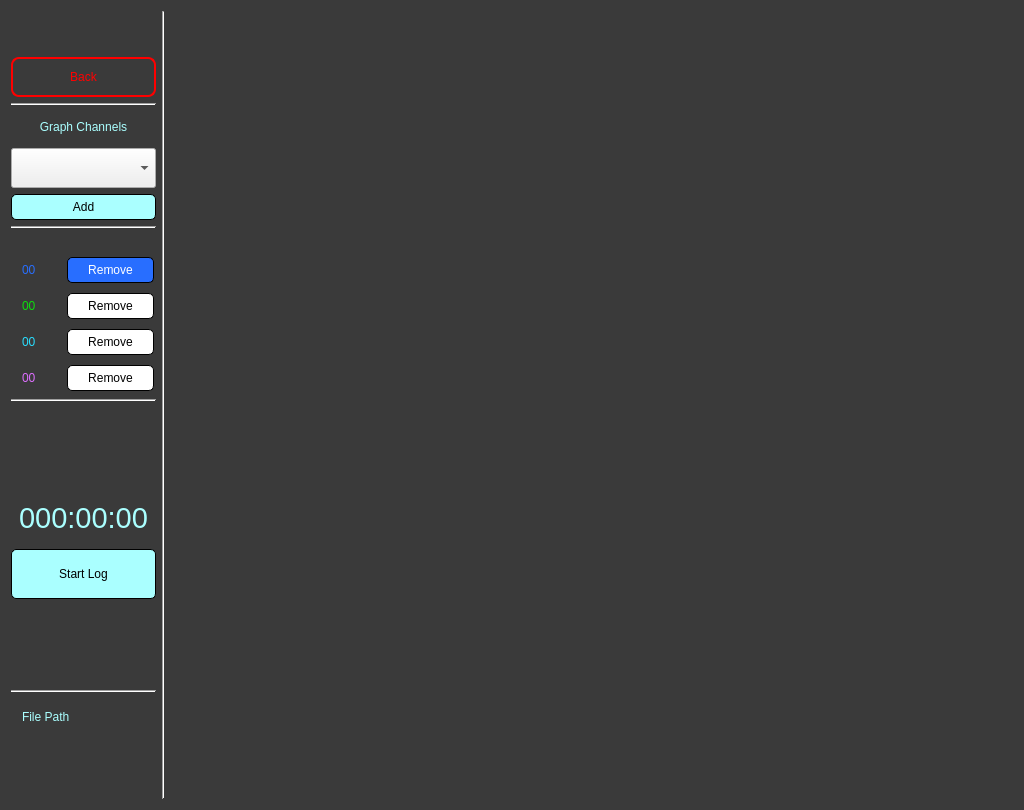
<?xml version="1.0" encoding="UTF-8"?>
<ui version="4.0">
 <class>graphWin</class>
 <widget class="QDialog" name="graphWin">
  <property name="enabled">
   <bool>true</bool>
  </property>
  <property name="geometry">
   <rect>
    <x>0</x>
    <y>0</y>
    <width>1024</width>
    <height>810</height>
   </rect>
  </property>
  <property name="windowTitle">
   <string>Dialog</string>
  </property>
  <property name="styleSheet">
   <string notr="true">QDialog {color: qlineargradient(spread:pad, x1:0 y1:0, x2:1 y2:0, stop:0 rgba(0, 0, 0, 255), stop:1 rgba(255, 255, 255, 255));

/* background: qlineargrad ient( x1:0 y1:0, x2:1 y2:0, stop:0 rgb(39, 46, 141) , stop:0.5  rgb(39, 46, 141) ,  stop:1 rgb(149, 155, 173)    ); */
 background-color: rgb(58, 58, 58); 
}
QPushButton {
	font: 600 20pt &quot;Times New Roman&quot;;
	padding: 5px;
	background-color: rgb(170, 255, 255);
	border: 1px solid black;
	border-radius:5px;
	color:black;
}
QPushButton:hover {
	font: 600 20pt &quot;Times New Roman&quot;;
	padding: 5px;
	background-color: rgb(202, 248, 255);
	border: 2px solid black;
	border-radius:5px;
	color:red;
}
QLabel {
	font: 500 16pt &quot;Times New Roman&quot;;
	padding: 8px; 
	color:rgb(170, 255, 255);
}

QLCDNumber{
	font: 600 18pt &quot;Times New Roman&quot;;
	padding: 8px; 
	background-color:transparent;
	border:0px solid transparent;
}

QPushButton:disabled {
	background-color:#ff0000;
	border:0px solid transparent;
} </string>
  </property>
  <layout class="QHBoxLayout" name="horizontalLayout">
   <item>
    <layout class="QVBoxLayout" name="verticalLayout">
     <item>
      <widget class="QLabel" name="lbl_Logo">
       <property name="toolTip">
        <string>Data Acquisition System</string>
       </property>
       <property name="text">
        <string>&lt;html&gt;&lt;head/&gt;&lt;body&gt;&lt;p align=&quot;center&quot;&gt;&lt;img height=&quot;40&quot; width=&quot;145&quot; src=&quot;:/pics/DAQ Logo Design.png&quot;/&gt;&lt;/p&gt;&lt;/body&gt;&lt;/html&gt;</string>
       </property>
       <property name="alignment">
        <set>Qt::AlignCenter</set>
       </property>
      </widget>
     </item>
     <item>
      <spacer name="verticalSpacer">
       <property name="orientation">
        <enum>Qt::Vertical</enum>
       </property>
       <property name="sizeType">
        <enum>QSizePolicy::Fixed</enum>
       </property>
       <property name="sizeHint" stdset="0">
        <size>
         <width>20</width>
         <height>10</height>
        </size>
       </property>
      </spacer>
     </item>
     <item>
      <widget class="QPushButton" name="pb_CloseWindow">
       <property name="enabled">
        <bool>true</bool>
       </property>
       <property name="sizePolicy">
        <sizepolicy hsizetype="Minimum" vsizetype="Fixed">
         <horstretch>0</horstretch>
         <verstretch>0</verstretch>
        </sizepolicy>
       </property>
       <property name="minimumSize">
        <size>
         <width>60</width>
         <height>40</height>
        </size>
       </property>
       <property name="maximumSize">
        <size>
         <width>16777215</width>
         <height>16777215</height>
        </size>
       </property>
       <property name="toolTip">
        <string>Settings Window</string>
       </property>
       <property name="styleSheet">
        <string notr="true">background-color:transparent;
color:red;
border: 2px solid red;
border-radius:8px;



/*font: 500 16pt &quot;Times New Roman&quot;;
padding: 5px;
background-color: transparent;
background-color: white;
border: 1px solid black;
border-radius:5px;
border-image: url(:/pics/settings.png);*/</string>
       </property>
       <property name="text">
        <string>Back</string>
       </property>
      </widget>
     </item>
     <item>
      <widget class="Line" name="line_3">
       <property name="orientation">
        <enum>Qt::Horizontal</enum>
       </property>
      </widget>
     </item>
     <item>
      <layout class="QVBoxLayout" name="verticalLayout_2">
       <item>
        <widget class="QLabel" name="label_3">
         <property name="sizePolicy">
          <sizepolicy hsizetype="Minimum" vsizetype="Preferred">
           <horstretch>0</horstretch>
           <verstretch>0</verstretch>
          </sizepolicy>
         </property>
         <property name="styleSheet">
          <string notr="true">font: 500 10pt &quot;Times New Roman&quot;;</string>
         </property>
         <property name="text">
          <string>Graph Channels</string>
         </property>
         <property name="alignment">
          <set>Qt::AlignCenter</set>
         </property>
         <property name="wordWrap">
          <bool>true</bool>
         </property>
        </widget>
       </item>
       <item>
        <widget class="QComboBox" name="cmb_AddList">
         <property name="sizePolicy">
          <sizepolicy hsizetype="Minimum" vsizetype="Fixed">
           <horstretch>0</horstretch>
           <verstretch>0</verstretch>
          </sizepolicy>
         </property>
         <property name="minimumSize">
          <size>
           <width>0</width>
           <height>40</height>
          </size>
         </property>
         <property name="font">
          <font>
           <family>Times New Roman</family>
           <pointsize>16</pointsize>
           <weight>75</weight>
           <bold>true</bold>
          </font>
         </property>
        </widget>
       </item>
       <item>
        <widget class="QPushButton" name="pb_Add_toGraph">
         <property name="sizePolicy">
          <sizepolicy hsizetype="Minimum" vsizetype="Preferred">
           <horstretch>0</horstretch>
           <verstretch>0</verstretch>
          </sizepolicy>
         </property>
         <property name="toolTip">
          <string>Add Graph Channel</string>
         </property>
         <property name="text">
          <string>Add</string>
         </property>
        </widget>
       </item>
       <item>
        <widget class="Line" name="line_5">
         <property name="orientation">
          <enum>Qt::Horizontal</enum>
         </property>
        </widget>
       </item>
       <item>
        <spacer name="verticalSpacer_3">
         <property name="orientation">
          <enum>Qt::Vertical</enum>
         </property>
         <property name="sizeType">
          <enum>QSizePolicy::Fixed</enum>
         </property>
         <property name="sizeHint" stdset="0">
          <size>
           <width>20</width>
           <height>20</height>
          </size>
         </property>
        </spacer>
       </item>
       <item>
        <layout class="QHBoxLayout" name="horizontalLayout_3">
         <item>
          <widget class="QLabel" name="lbl_Channel_0">
           <property name="minimumSize">
            <size>
             <width>50</width>
             <height>0</height>
            </size>
           </property>
           <property name="maximumSize">
            <size>
             <width>50</width>
             <height>16777215</height>
            </size>
           </property>
           <property name="styleSheet">
            <string notr="true">color:rgb(40, 110, 255);</string>
           </property>
           <property name="text">
            <string>00</string>
           </property>
          </widget>
         </item>
         <item>
          <widget class="QPushButton" name="pb_RemoveGraph_0">
           <property name="enabled">
            <bool>false</bool>
           </property>
           <property name="sizePolicy">
            <sizepolicy hsizetype="Minimum" vsizetype="Fixed">
             <horstretch>0</horstretch>
             <verstretch>0</verstretch>
            </sizepolicy>
           </property>
           <property name="minimumSize">
            <size>
             <width>87</width>
             <height>0</height>
            </size>
           </property>
           <property name="maximumSize">
            <size>
             <width>87</width>
             <height>16777215</height>
            </size>
           </property>
           <property name="toolTip">
            <string>Remove this Graph Channel</string>
           </property>
           <property name="styleSheet">
            <string notr="true">font: 500 14pt &quot;Times New Roman&quot;;
padding: 5px;
color:white;
background-color:rgb(40, 110, 255);
border: 1px solid black;
border-radius:5px;</string>
           </property>
           <property name="text">
            <string>Remove</string>
           </property>
          </widget>
         </item>
        </layout>
       </item>
       <item>
        <layout class="QHBoxLayout" name="horizontalLayout_5">
         <item>
          <widget class="QLabel" name="lbl_Channel_1">
           <property name="minimumSize">
            <size>
             <width>50</width>
             <height>0</height>
            </size>
           </property>
           <property name="maximumSize">
            <size>
             <width>50</width>
             <height>16777215</height>
            </size>
           </property>
           <property name="styleSheet">
            <string notr="true">color:rgb(12, 222, 12);</string>
           </property>
           <property name="text">
            <string>00</string>
           </property>
          </widget>
         </item>
         <item>
          <widget class="QPushButton" name="pb_RemoveGraph_1">
           <property name="enabled">
            <bool>true</bool>
           </property>
           <property name="sizePolicy">
            <sizepolicy hsizetype="Minimum" vsizetype="Fixed">
             <horstretch>0</horstretch>
             <verstretch>0</verstretch>
            </sizepolicy>
           </property>
           <property name="minimumSize">
            <size>
             <width>87</width>
             <height>0</height>
            </size>
           </property>
           <property name="maximumSize">
            <size>
             <width>87</width>
             <height>16777215</height>
            </size>
           </property>
           <property name="toolTip">
            <string>Remove this Graph Channel</string>
           </property>
           <property name="styleSheet">
            <string notr="true">font: 500 16pt &quot;Times New Roman&quot;;
padding: 5px;
background-color: rgb(255, 255, 255);
border: 1px solid black;
border-radius:5px;</string>
           </property>
           <property name="text">
            <string>Remove</string>
           </property>
          </widget>
         </item>
        </layout>
       </item>
       <item>
        <layout class="QHBoxLayout" name="horizontalLayout_6">
         <item>
          <widget class="QLabel" name="lbl_Channel_2">
           <property name="minimumSize">
            <size>
             <width>50</width>
             <height>0</height>
            </size>
           </property>
           <property name="maximumSize">
            <size>
             <width>50</width>
             <height>16777215</height>
            </size>
           </property>
           <property name="styleSheet">
            <string notr="true">color:rgb(40, 222, 255);</string>
           </property>
           <property name="text">
            <string>00</string>
           </property>
          </widget>
         </item>
         <item>
          <widget class="QPushButton" name="pb_RemoveGraph_2">
           <property name="sizePolicy">
            <sizepolicy hsizetype="Minimum" vsizetype="Fixed">
             <horstretch>0</horstretch>
             <verstretch>0</verstretch>
            </sizepolicy>
           </property>
           <property name="minimumSize">
            <size>
             <width>87</width>
             <height>0</height>
            </size>
           </property>
           <property name="maximumSize">
            <size>
             <width>87</width>
             <height>16777215</height>
            </size>
           </property>
           <property name="toolTip">
            <string>Remove this Graph Channel</string>
           </property>
           <property name="styleSheet">
            <string notr="true">font: 500 16pt &quot;Times New Roman&quot;;
padding: 5px;
background-color: rgb(255, 255, 255);
border: 1px solid black;
border-radius:5px;</string>
           </property>
           <property name="text">
            <string>Remove</string>
           </property>
          </widget>
         </item>
        </layout>
       </item>
       <item>
        <layout class="QHBoxLayout" name="horizontalLayout_2">
         <item>
          <widget class="QLabel" name="lbl_Channel_3">
           <property name="minimumSize">
            <size>
             <width>50</width>
             <height>0</height>
            </size>
           </property>
           <property name="maximumSize">
            <size>
             <width>50</width>
             <height>16777215</height>
            </size>
           </property>
           <property name="styleSheet">
            <string notr="true">color:rgb(222, 110, 255);</string>
           </property>
           <property name="text">
            <string>00</string>
           </property>
          </widget>
         </item>
         <item>
          <widget class="QPushButton" name="pb_RemoveGraph_3">
           <property name="sizePolicy">
            <sizepolicy hsizetype="Minimum" vsizetype="Fixed">
             <horstretch>0</horstretch>
             <verstretch>0</verstretch>
            </sizepolicy>
           </property>
           <property name="minimumSize">
            <size>
             <width>87</width>
             <height>0</height>
            </size>
           </property>
           <property name="maximumSize">
            <size>
             <width>87</width>
             <height>16777215</height>
            </size>
           </property>
           <property name="toolTip">
            <string>Remove this Graph Channel</string>
           </property>
           <property name="styleSheet">
            <string notr="true">font: 500 16pt &quot;Times New Roman&quot;;
padding: 5px;
background-color: rgb(255, 255, 255);
border: 1px solid black;
border-radius:5px;</string>
           </property>
           <property name="text">
            <string>Remove</string>
           </property>
          </widget>
         </item>
        </layout>
       </item>
      </layout>
     </item>
     <item>
      <widget class="Line" name="line_2">
       <property name="orientation">
        <enum>Qt::Horizontal</enum>
       </property>
      </widget>
     </item>
     <item>
      <spacer name="verticalSpacer_4">
       <property name="orientation">
        <enum>Qt::Vertical</enum>
       </property>
       <property name="sizeHint" stdset="0">
        <size>
         <width>20</width>
         <height>40</height>
        </size>
       </property>
      </spacer>
     </item>
     <item>
      <widget class="QLabel" name="lbl_Time">
       <property name="sizePolicy">
        <sizepolicy hsizetype="Minimum" vsizetype="Preferred">
         <horstretch>0</horstretch>
         <verstretch>0</verstretch>
        </sizepolicy>
       </property>
       <property name="font">
        <font>
         <family>MS Shell Dlg 2</family>
         <pointsize>22</pointsize>
         <weight>62</weight>
         <italic>false</italic>
         <bold>true</bold>
        </font>
       </property>
       <property name="styleSheet">
        <string notr="true">font: 500 22pt &quot;MS Shell Dlg 2&quot;;</string>
       </property>
       <property name="text">
        <string>000:00:00</string>
       </property>
       <property name="alignment">
        <set>Qt::AlignCenter</set>
       </property>
       <property name="wordWrap">
        <bool>true</bool>
       </property>
      </widget>
     </item>
     <item>
      <widget class="QPushButton" name="pb_StartLog">
       <property name="sizePolicy">
        <sizepolicy hsizetype="Minimum" vsizetype="Fixed">
         <horstretch>0</horstretch>
         <verstretch>0</verstretch>
        </sizepolicy>
       </property>
       <property name="minimumSize">
        <size>
         <width>140</width>
         <height>50</height>
        </size>
       </property>
       <property name="maximumSize">
        <size>
         <width>16777215</width>
         <height>16777215</height>
        </size>
       </property>
       <property name="toolTip">
        <string>Logging Start Stop Button</string>
       </property>
       <property name="text">
        <string>Start Log</string>
       </property>
      </widget>
     </item>
     <item>
      <spacer name="verticalSpacer_2">
       <property name="orientation">
        <enum>Qt::Vertical</enum>
       </property>
       <property name="sizeType">
        <enum>QSizePolicy::Expanding</enum>
       </property>
       <property name="sizeHint" stdset="0">
        <size>
         <width>20</width>
         <height>20</height>
        </size>
       </property>
      </spacer>
     </item>
     <item>
      <widget class="Line" name="line_4">
       <property name="orientation">
        <enum>Qt::Horizontal</enum>
       </property>
      </widget>
     </item>
     <item>
      <widget class="QLabel" name="lbl_FilePath">
       <property name="sizePolicy">
        <sizepolicy hsizetype="Minimum" vsizetype="Preferred">
         <horstretch>0</horstretch>
         <verstretch>0</verstretch>
        </sizepolicy>
       </property>
       <property name="minimumSize">
        <size>
         <width>0</width>
         <height>100</height>
        </size>
       </property>
       <property name="toolTip">
        <string>Log File Folder path and File Name</string>
       </property>
       <property name="styleSheet">
        <string notr="true">font: 400 11pt &quot;Times New Roman&quot;;</string>
       </property>
       <property name="text">
        <string>File Path</string>
       </property>
       <property name="alignment">
        <set>Qt::AlignLeading|Qt::AlignLeft|Qt::AlignTop</set>
       </property>
       <property name="wordWrap">
        <bool>true</bool>
       </property>
      </widget>
     </item>
    </layout>
   </item>
   <item>
    <widget class="Line" name="line">
     <property name="orientation">
      <enum>Qt::Vertical</enum>
     </property>
    </widget>
   </item>
   <item>
    <widget class="QCustomPlot" name="myPlot" native="true">
     <property name="sizePolicy">
      <sizepolicy hsizetype="Expanding" vsizetype="Preferred">
       <horstretch>0</horstretch>
       <verstretch>0</verstretch>
      </sizepolicy>
     </property>
    </widget>
   </item>
  </layout>
 </widget>
 <customwidgets>
  <customwidget>
   <class>QCustomPlot</class>
   <extends>QWidget</extends>
   <header location="global">classes/qcustomplot.h</header>
   <container>1</container>
  </customwidget>
 </customwidgets>
 <resources/>
 <connections/>
</ui>
